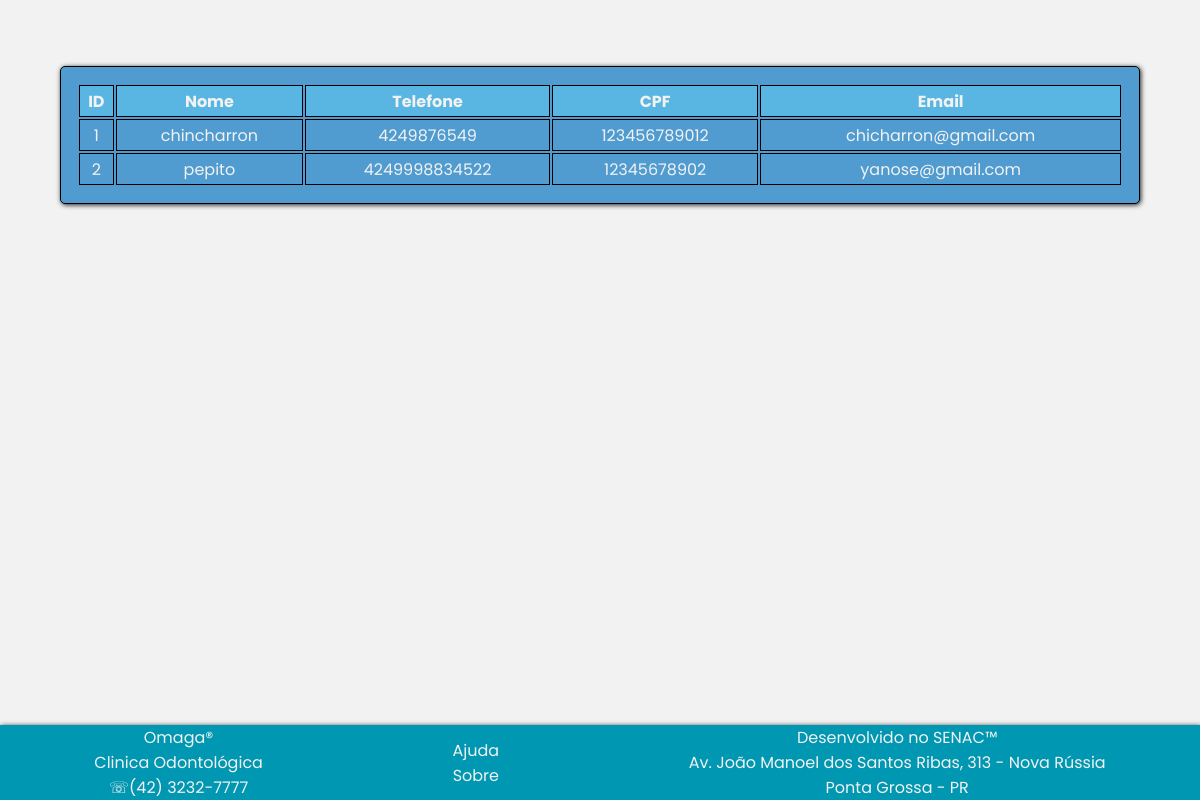
The app's page /listarpaciente.php with its own data.
### tables this page shows
CREATE TABLE `paciente` (
  `id_paciente_pk` int(11) NOT NULL,
  `nome` text,
  `telefone` bigint(11) DEFAULT NULL,
  `email` text,
  `cpf` bigint(12) DEFAULT NULL,
  `endereco` text
);

### persistence/Banco.php (called while the page is built, shortened)
<?php
class Banco{
	private $conexao;
	public function __construct(){
		$this->url="localhost";
		$this->usuario="root";
		$this->senha="";
		$this->banco="odontologia";
		$this->conexao=new mysqli($this->url,$this->usuario,
			$this->senha,$this->banco);
	}
	public function consultar($sql)
	{
		$consulta=$this->conexao->query($sql);
		$linhas=$consulta->num_rows;
		if($linhas>0){
			return $consulta;
		}else{
			return false;
		}
	}
}
?>

### persistence/PacientePA.php (called while the page is built, shortened)
<?php
require_once 'Banco.php';
class PacientePA{
	private $conexao;
	function __construct(){
		$this->conexao=new Banco();
	}
	public function listar_inicio_fim($inicio,$fim){
		$sql="select * from paciente where id_paciente_pk between $inicio and $fim";
		return $this->conexao->consultar($sql);
	}
	}
?>

### listarpaciente.php (the view, shortened to what this page needs)
<?php
	require_once 'cabecalho.php';
	if(isset($_POST['inicio'])){
		$inicio=$_POST['inicio'];
		$fim=$inicio+4;
	} else{
		$inicio=1;
		$fim=5;
	}
	require_once 'persistence/PacientePA.php';
	$pacientepa=new PacientePA();
	$consulta=$pacientepa->listar_inicio_fim($inicio,$fim);
	if (!$consulta){
		echo "<h2>Ainda não exitem pacientes.</h2>";
	} else{
		echo "<table>";
		echo "<tr>";
		echo "<th>ID</th>";
		echo "<th>Nome</th>";
		echo "<th>Telefone</th>";
		echo "<th>CPF</th>";
		echo "<th>Email</th>";
		echo "</tr>";
		while ($linha=$consulta->fetch_assoc()){
			echo "<tr>";
			echo "<td>".$linha['id_paciente_pk']."</td>";
			echo "<td>".$linha['nome']."</td>";
			echo "<td>".$linha['telefone']."</td>";
			echo "<td>".$linha['cpf']."</td>";
			echo "<td>".$linha['email']."</td>";
			echo "</tr>";
		}
		echo "</table>";
		echo "<section>";
	}
?>
<br/>
<br/>
<br/>
<br/>
<br/>
<br/>
<br/>
<br/>
<br/>
<br/>
<br/>
<br/>
<br/>
<br/>
<br/>
<?php
	require_once 'rodape.php';
?>
<?php
	require_once 'rodape.php';
?>
</body>
</html>

### css/estilo.css (style rules this page uses)
:root { --color-white: #f2f2f2; --color-blue1: rgb(0, 151, 178); --color-blue2: #509CD0; --color-blue3: rgb(89, 182, 227); --color-dark1: #1c1c1c; --color-text: #d9d9d9; --color-hover: rgb(255, 255, 255, 0.2); --color-blue2hover: rgb(255, 255, 255, 0.1); }
* { margin:0px; padding:0px; }
body { display: flex; min-height: 100vh; background-color: var(--color-white); flex-direction: column; font-family: 'Poppins', sans-serif; }
table { width: 90vw; margin: auto; border: 1px solid black; color: var(--color-white); background-color: var(--color-blue2); border-radius: 5px; box-shadow: 1px 1px 5px var(--color-dark1); padding: 1em; }
tr { height: 30px; border: 1px solid white; }
th { height: 30px; background-color: var(--color-blue3); border: 1px solid black; }
td { height: 30px; text-align: center; border: 1px solid black; transition: 0.5s; }

### records on screen
paciente: id_paciente_pk "1", nome "chincharron", telefone "4249876549", cpf "123456789012", email "chicharron@gmail.com"
paciente: id_paciente_pk "2", nome "pepito", telefone "4249998834522", cpf "12345678902", email "yanose@gmail.com"
